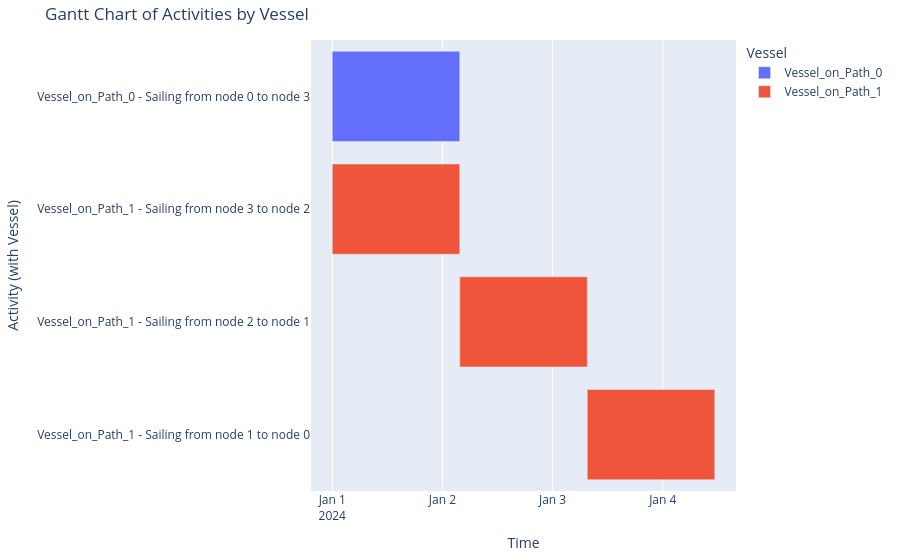

The cell this chart's notebook holds for it:
### Code cell
import plotly.express as px

# create a Gantt chart from the eventtable

# add vessel name to activity label
eventtable['activity label'] = eventtable['object name'] + ' - ' + eventtable['activity name']

# create the Gantt chart
fig = px.timeline(
    eventtable,
    x_start="start time",
    x_end="stop time",
    y="activity label",
    color="object name",
    title="Gantt Chart of Activities by Vessel"
)

# reverse the Y-axis to match Gantt chart style
fig.update_yaxes(autorange="reversed")

# customize layout
fig.update_layout(
    xaxis_title="Time",
    yaxis_title="Activity (with Vessel)",
    legend_title="Vessel",
    margin=dict(l=20, r=20, t=40, b=20)
)

# show the chart
fig.show()

### Figure 1 — Plotly figure (JSON) as saved in the notebook; plotly's stock layout.template omitted (floating-point values rounded to 4 significant figures)
{"data": [{"base": ["2024-01-01T00:00:00.000000000"], "hovertemplate": "object name=Vessel_on_Path_0<br>start time=%{base}<br>stop time=%{x}<br>activity label=%{y}<extra></extra>", "legendgroup": "Vessel_on_Path_0", "marker": {"color": "#636efa", "pattern": {"shape": ""}}, "name": "Vessel_on_Path_0", "orientation": "h", "showlegend": true, "textposition": "auto", "type": "bar", "x": [100000000], "xaxis": "x", "y": ["Vessel_on_Path_0 - Sailing from node 0 to node 3"], "yaxis": "y"}, {"base": ["2024-01-01T00:00:00.000000000", "2024-01-02T03:46:27.626318000", "2024-01-03T07:33:07.626318000"], "hovertemplate": "object name=Vessel_on_Path_1<br>start time=%{base}<br>stop time=%{x}<br>activity label=%{y}<extra></extra>", "legendgroup": "Vessel_on_Path_1", "marker": {"color": "#EF553B", "pattern": {"shape": ""}}, "name": "Vessel_on_Path_1", "orientation": "h", "showlegend": true, "textposition": "auto", "type": "bar", "x": [99987626, 100000000, 100000000], "xaxis": "x", "y": ["Vessel_on_Path_1 - Sailing from node 3 to node 2", "Vessel_on_Path_1 - Sailing from node 2 to node 1", "Vessel_on_Path_1 - Sailing from node 1 to node 0"], "yaxis": "y"}], "layout": {"barmode": "overlay", "legend": {"title": {"text": "Vessel"}, "tracegroupgap": 0}, "margin": {"b": 20, "l": 20, "r": 20, "t": 40}, "title": {"text": "Gantt Chart of Activities by Vessel"}, "xaxis": {"anchor": "y", "domain": [0, 1], "title": {"text": "Time"}, "type": "date"}, "yaxis": {"anchor": "x", "autorange": "reversed", "domain": [0, 1], "title": {"text": "Activity (with Vessel)"}}}}
